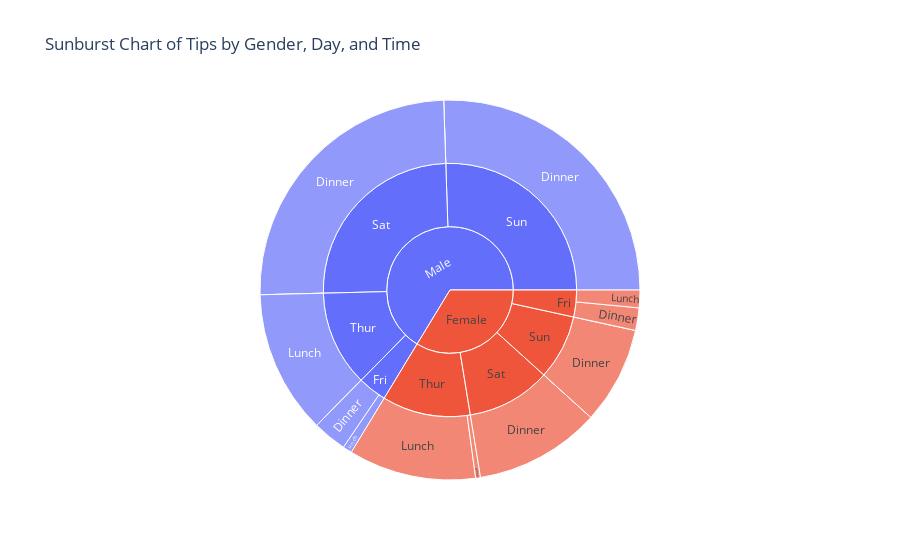

Here is the notebook cell this chart was saved with:
### Markdown cell above
## Q3: Sunburst Chart

### Code cell
import plotly.express as px

# Loads the Tips dataset
tips = sns.load_dataset('tips')

# Creates the sunburst chart
fig = px.sunburst(tips, path=['sex', 'day', 'time'], values='tip', title="Sunburst Chart of Tips by Gender, Day, and Time")
fig.show()

### Figure 1 — Plotly figure (JSON) as saved in the notebook; plotly's stock layout.template omitted (floating-point values rounded to 4 significant figures)
{"data": [{"branchvalues": "total", "domain": {"x": [0, 1], "y": [0, 1]}, "hovertemplate": "labels=%{label}<br>tip=%{value}<br>parent=%{parent}<br>id=%{id}<extra></extra>", "ids": ["Male/Thur/Lunch", "Female/Thur/Lunch", "Male/Fri/Lunch", "Female/Fri/Lunch", "Male/Sat/Lunch", "Female/Sat/Lunch", "Male/Sun/Lunch", "Female/Sun/Lunch", "Male/Thur/Dinner", "Female/Thur/Dinner", "Male/Fri/Dinner", "Female/Fri/Dinner", "Male/Sat/Dinner", "Female/Sat/Dinner", "Male/Sun/Dinner", "Female/Sun/Dinner", "Male/Thur", "Female/Thur", "Male/Fri", "Female/Fri", "Male/Sat", "Female/Sat", "Male/Sun", "Female/Sun", "Male", "Female"], "labels": ["Lunch", "Lunch", "Lunch", "Lunch", "Lunch", "Lunch", "Lunch", "Lunch", "Dinner", "Dinner", "Dinner", "Dinner", "Dinner", "Dinner", "Dinner", "Dinner", "Thur", "Thur", "Fri", "Fri", "Sat", "Sat", "Sun", "Sun", "Male", "Female"], "name": "", "parents": ["Male/Thur", "Female/Thur", "Male/Fri", "Female/Fri", "Male/Sat", "Female/Sat", "Male/Sun", "Female/Sun", "Male/Thur", "Female/Thur", "Male/Fri", "Female/Fri", "Male/Sat", "Female/Sat", "Male/Sun", "Female/Sun", "Male", "Female", "Male", "Female", "Male", "Female", "Male", "Female", "", ""], "type": "sunburst", "values": [89.41, 79.42, 5.7, 10.98, 0, 0, 0, 0, 0, 3, 21.23, 14.05, 181.9, 78.45, 186.8, 60.61, 89.41, 82.42, 26.93, 25.03, 181.9, 78.45, 186.8, 60.61, 485.1, 246.5]}], "layout": {"legend": {"tracegroupgap": 0}, "title": {"text": "Sunburst Chart of Tips by Gender, Day, and Time"}}}
